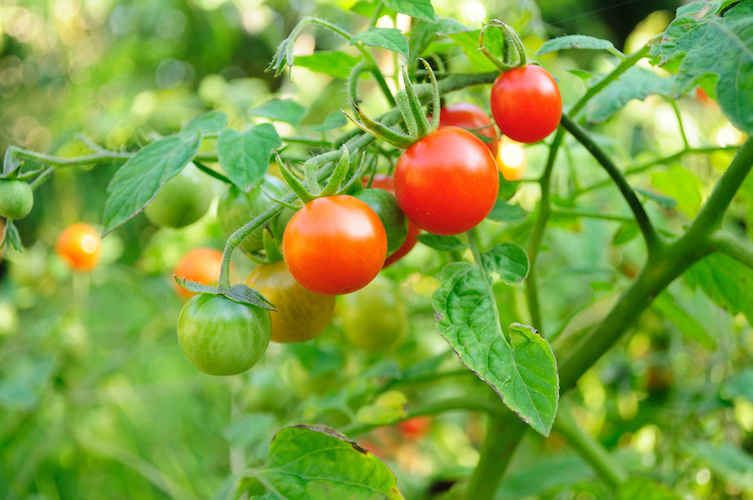
#> input picture open_cv/Input_Images/tomatoes.jpg, 753 x 500 px
$ python ch3_f.py
#> lines starting #> are read from the running program, lines starting #| are printed output that depends on the picture; after the words box and inside, x2 and y2 are one past the last pixel; in counts of white or black regions, pixels touching at a corner belong together
import numpy as np
import cv2 as cv2
import os
import matplotlib.pyplot as plt

"""
Object Detection, Canny Edges
"""

sep_ids_ls = [sep_idx for sep_idx, str_char in enumerate(__file__) if str_char == os.sep]
curr_path = __file__[0:sep_ids_ls[-1]] + os.sep
in_path = __file__[0:sep_ids_ls[-3]]+ os.sep + "Input_Images"+ os.sep
out_path = __file__[0:sep_ids_ls[-3]]+ os.sep + "Output_Images"+ os.sep
os.makedirs(out_path, exist_ok=True)

# Test image
test_img_path  = os.path.join(in_path, "tomatoes.jpg")
orig_img = cv2.imread(test_img_path, 1)
#> orig_img is the input picture: shape (500, 753, 3); mean B, G, R 64.5, 161.1, 127.4
hsv_img = cv2.cvtColor(orig_img, cv2.COLOR_BGR2HSV)
#> hsv_img: shape (500, 753, 3); mean H, S, V 42.7, 166.4, 171.1
hsv_extract_img = hsv_img[:,:,0]
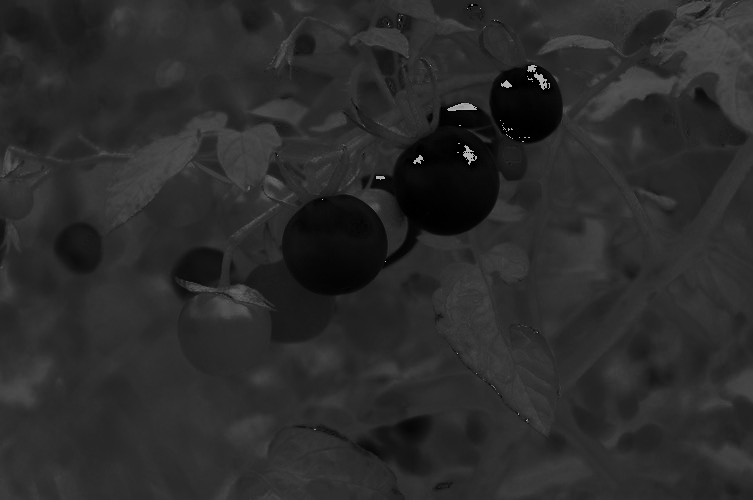
#> hsv_extract_img: shape (500, 753); min 0, max 179, mean 42.7
th_val = np.mean(hsv_extract_img)
#> th_val = 42.74
th_val = 25
res, th_img = cv2.threshold(hsv_extract_img, th_val, 255, cv2.THRESH_BINARY_INV)
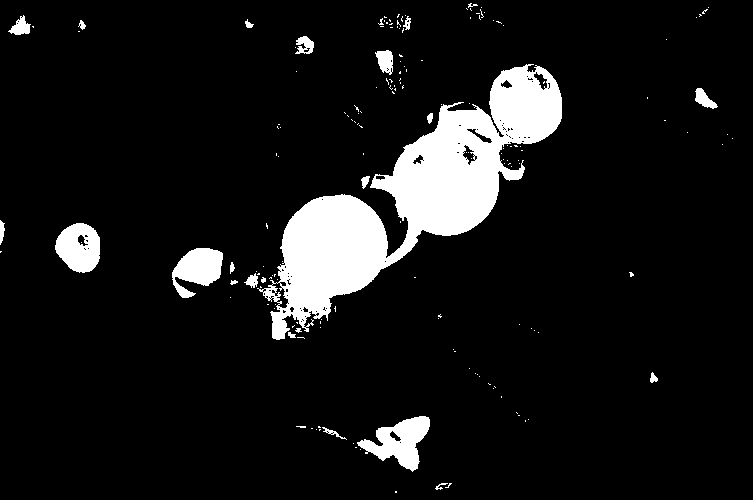
#> th_img: shape (500, 753); 9% white; 172 white regions (148 under 20 px), largest, box (x1, y1, x2, y2) and area: (257, 64, 562, 340) 26468, (357, 416, 430, 472) 1984, (55, 223, 100, 273) 1652
#> res = 25

edges_img = cv2.Canny(orig_img, threshold1=100, threshold2=200, apertureSize=3)
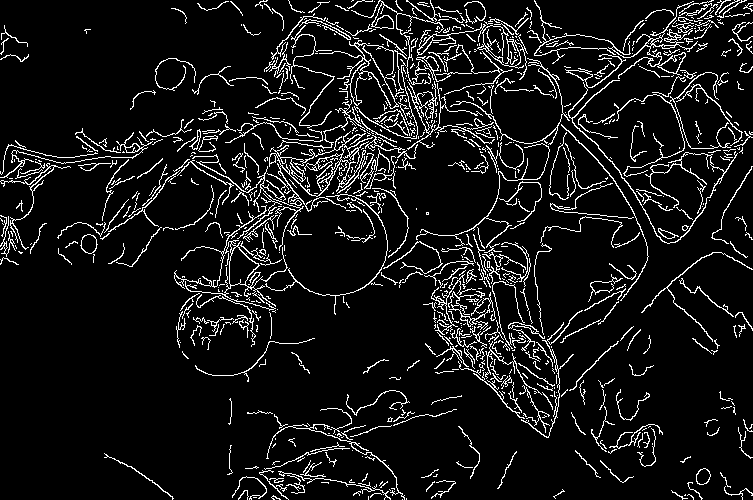
#> edges_img: shape (500, 753); 8.6% white in thin lines or dots

# Invert edges. They will be in black
edges_img_inv = 255 - edges_img
#> edges_img_inv: shape (500, 753); 91.4% white; black in thin lines or dots

# Use Erosion filter to increase size of border
kernel = np.ones((3,3), 'uint8')
eroded_img = cv2.erode(edges_img_inv, kernel, iterations=1)
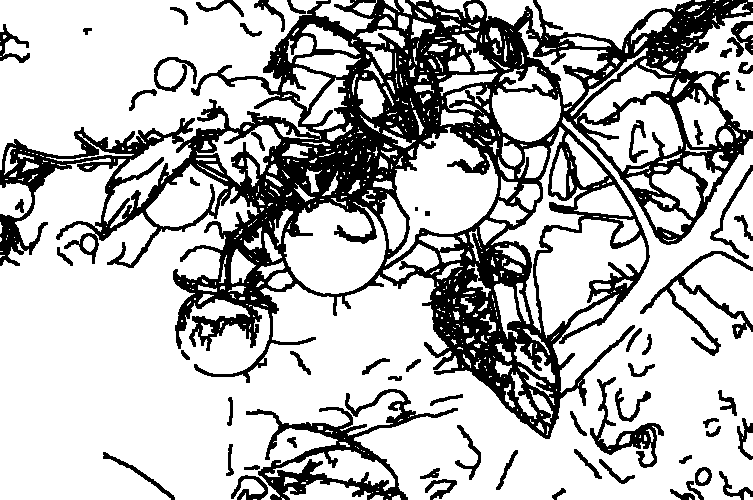
#> eroded_img: shape (500, 753); 73.4% white; 59 black regions (1 under 20 px), largest, box (x1, y1, x2, y2) and area: (0, 0, 753, 439) 82698, (246, 389, 458, 500) 5222, (640, 251, 753, 356) 1678

canny_th = cv2.bitwise_and(eroded_img, th_img)
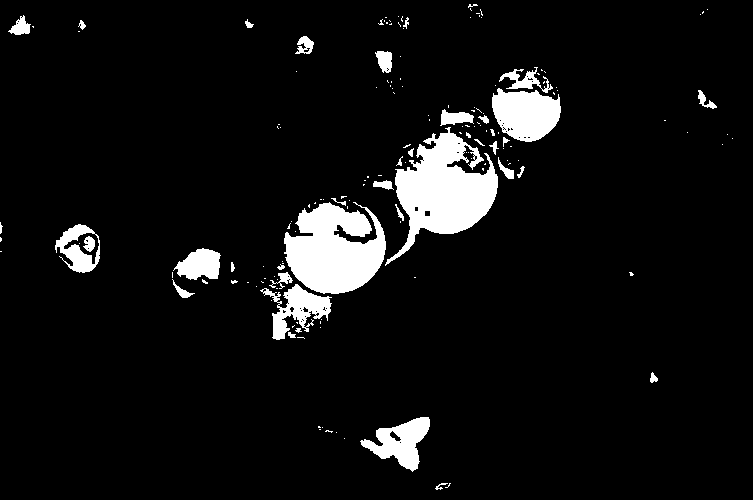
#> canny_th: shape (500, 753); 6.8% white; 161 white regions (123 under 20 px)

cv2.imshow("hsv_extract_img", hsv_extract_img)
cv2.imshow("TH", canny_th)
cv2.imshow("Canny_Edges", edges_img_inv)
cv2.imshow("Eroded Canny_Edges", eroded_img)
cv2.imshow("Canny_TH", canny_th)

contours, hierarchy = cv2.findContours(canny_th, cv2.RETR_TREE, cv2.CHAIN_APPROX_SIMPLE)
#> contours = 219 contours, 186 with area under 20; largest, box (x1, y1, x2, y2) and area: (385, 127, 498, 266) 6930, (284, 202, 386, 294) 6314, (492, 88, 561, 142) 2636, (360, 417, 430, 472) 1788, (260, 284, 332, 340) 1518

objects = orig_img.copy()
for c in contours:
    area = cv2.contourArea(c)
    if area < 300:
        # This contour is around something too small for our interest
        continue
    print("Area: ", area)
    cv2.drawContours(objects, [c], -1, (255, 255, 255), 1)

    # Centroids
    M = cv2.moments(c)
    cx = int(M['m10'] / M['m00'])
    cy = int(M['m01'] / M['m00'])
    # Show centroid in image
    cv2.circle(objects, (cx, cy), 4, (255, 255, 0), -1)
#> this loop made 219 passes
#> area on passes 11, 12, 14: 65, 41, 20
#| Area:  1788.5
#| Area:  1518.5
#| Area:  966.5
#| Area:  1436.0
#| Area:  517.5
#| Area:  6313.5
#| Area:  6930.0
#| Area:  307.0
#> (further printed lines are left out)
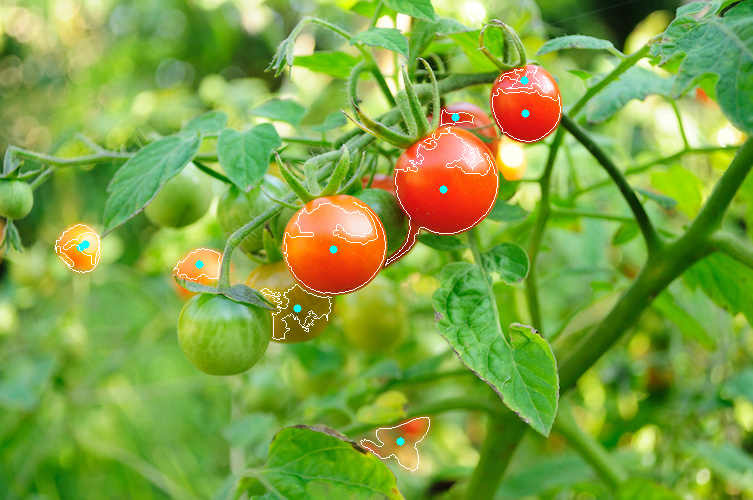
#> objects: shape (500, 753, 3); 0.82% of pixels changed, all inside (x1, y1, x2, y2) = (55, 67, 561, 472)

cv2.imshow("Final draw-ver:", objects)
# cv2.imshow("Th_Tomatoes", th_img)
# cv2.imshow("Canny", edges)

cv2.waitKey(0)
cv2.destroyAllWindows()
pass

$ run again, with open_cv/Input_Images/butterfly.jpg copied over open_cv/Input_Images/tomatoes.jpg
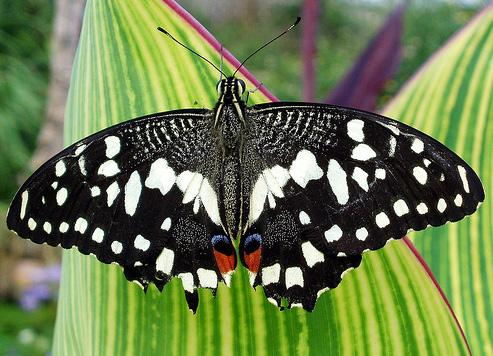
#> input picture open_cv/Input_Images/butterfly.jpg, 493 x 356 px
#> orig_img is the input picture: shape (356, 493, 3); mean B, G, R 77.2, 123.6, 107
#> hsv_img: shape (356, 493, 3); mean H, S, V 56.2, 104.6, 127.3
#> th_val = 56.24
#> `res, th_img = cv2.threshold(hsv_extract_img, th_val, 255, cv2.THRESH_B..`:
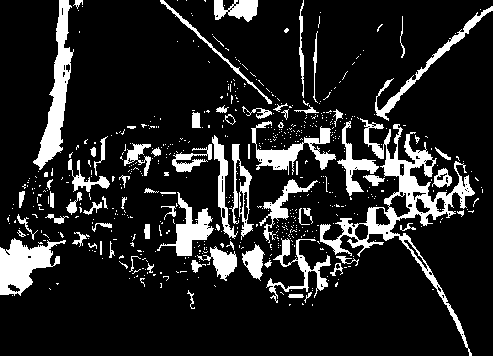
#> th_img: shape (356, 493); 14.3% white; 618 white regions (543 under 20 px), largest, box (x1, y1, x2, y2) and area: (320, 118, 475, 356) 5041, (33, 0, 74, 170) 2309, (0, 238, 66, 296) 1955
#> res = 25
#> edges_img: shape (356, 493); 13.2% white in thin lines or dots
#> edges_img_inv: shape (356, 493); 86.8% white; black in thin lines or dots
#> eroded_img: shape (356, 493); 59.4% white; 36 black regions (1 under 20 px), largest, box (x1, y1, x2, y2) and area: (0, 0, 493, 356) 66597, (370, 192, 412, 229) 594, (50, 180, 73, 207) 261
#> canny_th: shape (356, 493); 7.5% white; 546 white regions (472 under 20 px)
#> contours = 570 contours, 523 with area under 20; largest, box (x1, y1, x2, y2) and area: (36, 0, 74, 165) 2003, (0, 238, 60, 296) 1832, (389, 138, 475, 226) 1176, (214, 0, 258, 22) 590, (339, 126, 375, 196) 376
#> the loop `for c in contours:` made 570 passes
#> area on pass 5: 24.5
#> (printed output is left out)
#> after the loop `for c in contours:`:
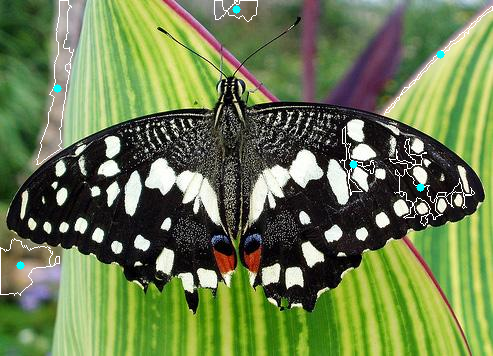
#> objects: shape (356, 493, 3); 1.19% of pixels changed, all inside (x1, y1, x2, y2) = (0, 0, 493, 296)

$ run again, with open_cv/Input_Images/players.jpg copied over open_cv/Input_Images/tomatoes.jpg
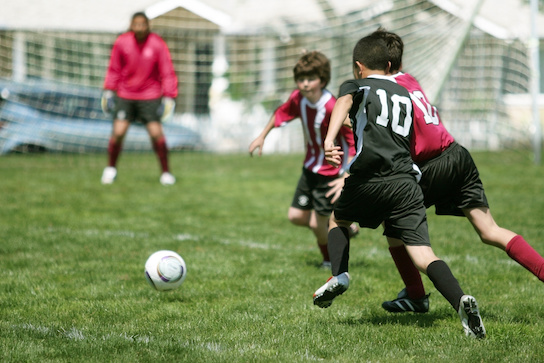
#> input picture open_cv/Input_Images/players.jpg, 544 x 363 px
#> orig_img is the input picture: shape (363, 544, 3); mean B, G, R 103.7, 137.8, 129.6
#> hsv_img: shape (363, 544, 3); mean H, S, V 49.7, 90.3, 144.7
#> th_val = 49.72
#> `res, th_img = cv2.threshold(hsv_extract_img, th_val, 255, cv2.THRESH_B..`:
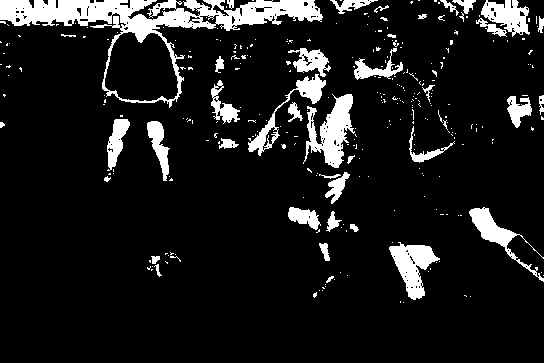
#> th_img: shape (363, 544); 10.7% white; 303 white regions (262 under 20 px), largest, box (x1, y1, x2, y2) and area: (0, 0, 323, 108) 7398, (303, 94, 355, 168) 1835, (389, 242, 440, 300) 1424
#> res = 25
#> edges_img: shape (363, 544); 12.9% white in thin lines or dots
#> edges_img_inv: shape (363, 544); 87.1% white; black in thin lines or dots
#> eroded_img: shape (363, 544); 61.3% white; 49 black regions, largest, box (x1, y1, x2, y2) and area: (0, 0, 544, 363) 58534, (0, 5, 265, 187) 11635, (0, 27, 37, 79) 685
#> canny_th: shape (363, 544); 7.2% white; 327 white regions (270 under 20 px)
#> contours = 422 contours, 367 with area under 20; largest, box (x1, y1, x2, y2) and area: (0, 0, 157, 30) 2866, (183, 0, 323, 31) 2166, (481, 0, 530, 37) 978, (391, 247, 424, 300) 711, (150, 8, 216, 28) 528
#> the loop `for c in contours:` made 422 passes
#> area on passes 19, 23, 32: 36, 258.5, 43.5
#> (printed output is left out)
#> after the loop `for c in contours:`:
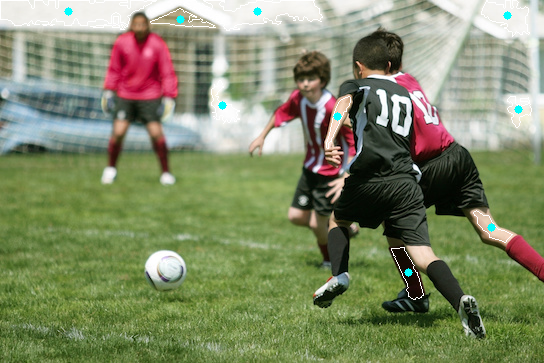
#> objects: shape (363, 544, 3); 1.21% of pixels changed, all inside (x1, y1, x2, y2) = (0, 0, 532, 300)
